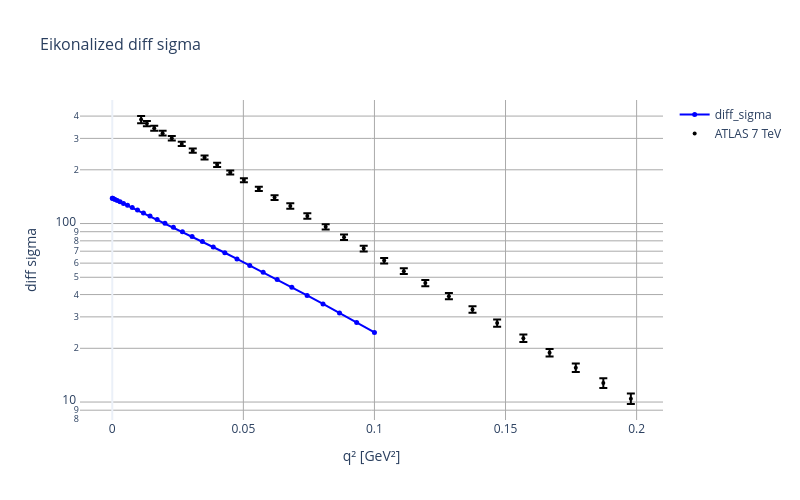

This figure's notebook cell:
### Code cell
# ── Plots ─────────────────────────────────────────────────────────────────────
import plotly.graph_objects as go

# Plot χ(b) avaliado nos pontos de b usados internamente (opcional, para diagnóstico)
b_plot = np.linspace(0, b_max, 50)
chi_plot = np.array([chi(b) for b in b_plot])

# fig1 = go.Figure()
# fig1.add_trace(go.Scatter(
#     x=b_plot, y=np.imag(chi_plot),
#     mode='lines+markers', name='Im χ(b)',
#     marker=dict(symbol='square', size=5, color='tomato'),
#     line=dict(color='tomato', width=2)
# ))
# fig1.update_layout(
#     title=dict(text="Eikonal phase χ(b) vs impact parameter b", font=dict(size=16)),
#     xaxis=dict(title_text="b", gridcolor='#aaaaaa'),
#     yaxis=dict(title_text="Im χ(b)", gridcolor='#aaaaaa'),
#     template="plotly_white", height=500, width=800
# )
# fig1.show()

q2_vals = lst_q_ext**2

# fig2 = go.Figure()
# fig2.add_trace(go.Scatter(
#     x=q2_vals, y=np.abs(np.imag(lst_amp_eik)),
#     mode='lines+markers', name='Im A_eik',
#     line=dict(color='tomato', width=2), marker=dict(size=5)
# ))
# fig2.update_xaxes(title_text="q² [GeV²]", gridcolor='#aaaaaa')
# fig2.update_yaxes(title_text="|Im A<sub>eik</sub>|", gridcolor='#aaaaaa', type='log')
# fig2.update_layout(
#     title=dict(text="Eikonalized amplitude A<sub>eik</sub>(s,q²)", font=dict(size=16)),
#     template="plotly_white", height=500, width=800
# )
# fig2.show()
# fig2.write_image('amp_eik_plot.pdf', width=1200, height=600)
# fig2.write_html('amp_eik_plot.html')

fig3 = go.Figure()
fig3.add_trace(go.Scatter(
    x=q2_vals, y=lst_diff_sigma,
    mode='lines+markers', name='diff_sigma',
    line=dict(color='blue', width=2), marker=dict(size=5)
))
add_data_trace(fig3, x_7_atlas, y_7_atlas, yerr_7_atlas, name='ATLAS 7 TeV', show_label=True, mode='markers')

fig3.update_xaxes(title_text="q² [GeV²]", gridcolor='#aaaaaa')
fig3.update_yaxes(title_text="diff sigma", gridcolor='#aaaaaa', type='log')
fig3.update_layout(
    title=dict(text="Eikonalized diff sigma", font=dict(size=16)),
    template="plotly_white", height=500, width=800
)
fig3.show()
# fig3.write_image('diff_sigma_eik_plot.pdf', width=1200, height=600)
# fig3.write_html('diff_sigma_eik_plot.html')

### Figure 1 — Plotly figure (JSON) as saved in the notebook; plotly's stock layout.template omitted (floating-point values rounded to 4 significant figures)
{"data": [{"line": {"color": "blue", "width": 2}, "marker": {"size": 5}, "mode": "lines+markers", "name": "diff_sigma", "type": "scatter", "x": [0.0, 0.0001189, 0.0004756, 0.00107, 0.001902, 0.002973, 0.004281, 0.005826, 0.00761, 0.009631, 0.01189, 0.01439, 0.01712, 0.0201, 0.02331, 0.02675, 0.03044, 0.03436, 0.03853, 0.04293, 0.04756, 0.05244, 0.05755, 0.0629, 0.06849, 0.07432, 0.08038, 0.08668, 0.09322, 0.1], "y": [138.8, 138.5, 137.7, 136.4, 134.6, 132.4, 129.6, 126.5, 122.9, 119.0, 114.7, 110.2, 105.4, 100.4, 95.25, 89.98, 84.63, 79.26, 73.9, 68.59, 63.36, 58.25, 53.29, 48.51, 43.92, 39.56, 35.43, 31.54, 27.92, 24.55]}, {"error_y": {"array": [17.8, 12.7, 10.7, 9.8, 8.6, 7.8, 7.0, 6.2, 5.6, 5.0, 4.5, 4.1, 4.1, 4.3, 3.9, 3.2, 2.9, 2.6, 2.2, 2.0, 1.8, 1.6, 1.4, 1.3, 1.1, 0.91, 0.85, 0.8, 0.7], "type": "data", "visible": true}, "marker": {"color": "black", "size": 4}, "mode": "markers", "name": "ATLAS 7 TeV", "showlegend": true, "type": "scatter", "x": [0.011, 0.0132, 0.016, 0.0192, 0.0227, 0.0265, 0.0307, 0.0352, 0.04, 0.045, 0.0502, 0.0559, 0.0619, 0.0679, 0.0744, 0.0814, 0.0884, 0.0959, 0.1037, 0.1112, 0.1194, 0.1284, 0.1374, 0.1468, 0.1568, 0.1668, 0.1768, 0.1873, 0.1978], "y": [382.6, 363.2, 342.0, 320.9, 300.3, 279.4, 256.1, 234.3, 213.2, 193.3, 175.1, 156.5, 139.8, 125.5, 110.2, 95.8, 83.9, 72.4, 62.0, 54.1, 46.4, 39.2, 33.0, 27.7, 22.8, 18.88, 15.58, 12.77, 10.45]}], "layout": {"height": 500, "title": {"font": {"size": 16}, "text": "Eikonalized diff sigma"}, "width": 800, "xaxis": {"gridcolor": "#aaaaaa", "title": {"text": "q² [GeV²]"}}, "yaxis": {"gridcolor": "#aaaaaa", "title": {"text": "diff sigma"}, "type": "log"}}}
